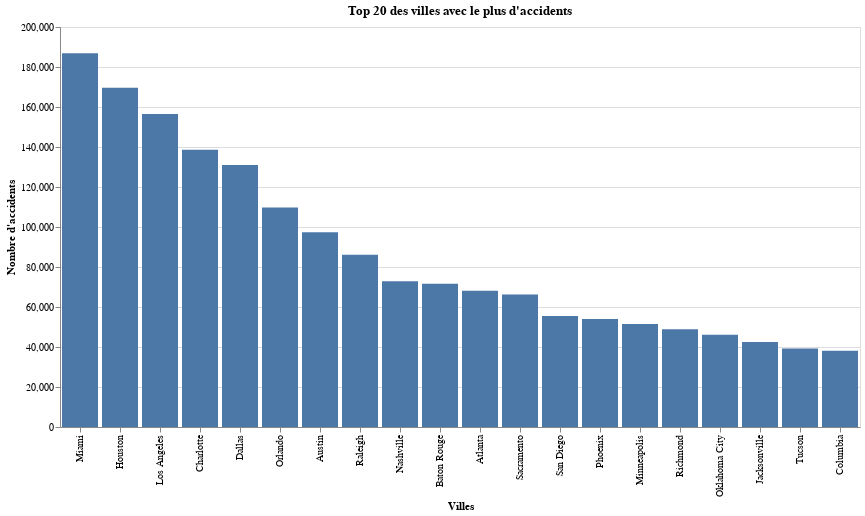

The code cell stored with this chart in its notebook:
### Code cell
from pyspark.sql.functions import round

cities_accidents = data.groupBy("City").count().orderBy("count", ascending=False)
cities_accidents = cities_accidents.withColumn("Percentage (in %)", round((col("count") / data.count()) * 100, 2))
cities_accidents.show(20)
cities_accidents_pd = cities_accidents.limit(20).toPandas()


chart = alt.Chart(cities_accidents_pd, title="Top 20 des villes avec le plus d'accidents").mark_bar().encode(
    x=alt.X("City", title="Villes", sort=None),
    y=alt.Y("count", title="Nombre d'accidents"),
).properties(width=800, height=400)
chart

### Figure 1 — Vega-Lite specification as saved in the notebook (floating-point values rounded to 4 significant figures)
{"config": {"view": {"continuousWidth": 300, "continuousHeight": 300}}, "data": {"name": "data-3b51a78abded68ae1a966db01c67377f"}, "mark": {"type": "bar"}, "encoding": {"x": {"field": "City", "sort": null, "title": "Villes", "type": "nominal"}, "y": {"field": "count", "title": "Nombre d'accidents", "type": "quantitative"}}, "height": 400, "title": "Top 20 des villes avec le plus d'accidents", "width": 800, "$schema": "https://vega.github.io/schema/vega-lite/v5.8.0.json", "datasets": {"data-3b51a78abded68ae1a966db01c67377f": [{"City": "Miami", "count": 186917, "Percentage (in %)": 2.42}, {"City": "Houston", "count": 169609, "Percentage (in %)": 2.19}, {"City": "Los Angeles", "count": 156491, "Percentage (in %)": 2.02}, {"City": "Charlotte", "count": 138652, "Percentage (in %)": 1.79}, {"City": "Dallas", "count": 130939, "Percentage (in %)": 1.69}, {"City": "Orlando", "count": 109733, "Percentage (in %)": 1.42}, {"City": "Austin", "count": 97359, "Percentage (in %)": 1.26}, {"City": "Raleigh", "count": 86079, "Percentage (in %)": 1.11}, {"City": "Nashville", "count": 72930, "Percentage (in %)": 0.94}, {"City": "Baton Rouge", "count": 71588, "Percentage (in %)": 0.93}, {"City": "Atlanta", "count": 68186, "Percentage (in %)": 0.88}, {"City": "Sacramento", "count": 66264, "Percentage (in %)": 0.86}, {"City": "San Diego", "count": 55504, "Percentage (in %)": 0.72}, {"City": "Phoenix", "count": 53974, "Percentage (in %)": 0.7}, {"City": "Minneapolis", "count": 51488, "Percentage (in %)": 0.67}, {"City": "Richmond", "count": 48845, "Percentage (in %)": 0.63}, {"City": "Oklahoma City", "count": 46092, "Percentage (in %)": 0.6}, {"City": "Jacksonville", "count": 42447, "Percentage (in %)": 0.55}, {"City": "Tucson", "count": 39304, "Percentage (in %)": 0.51}, {"City": "Columbia", "count": 38178, "Percentage (in %)": 0.49}]}}
